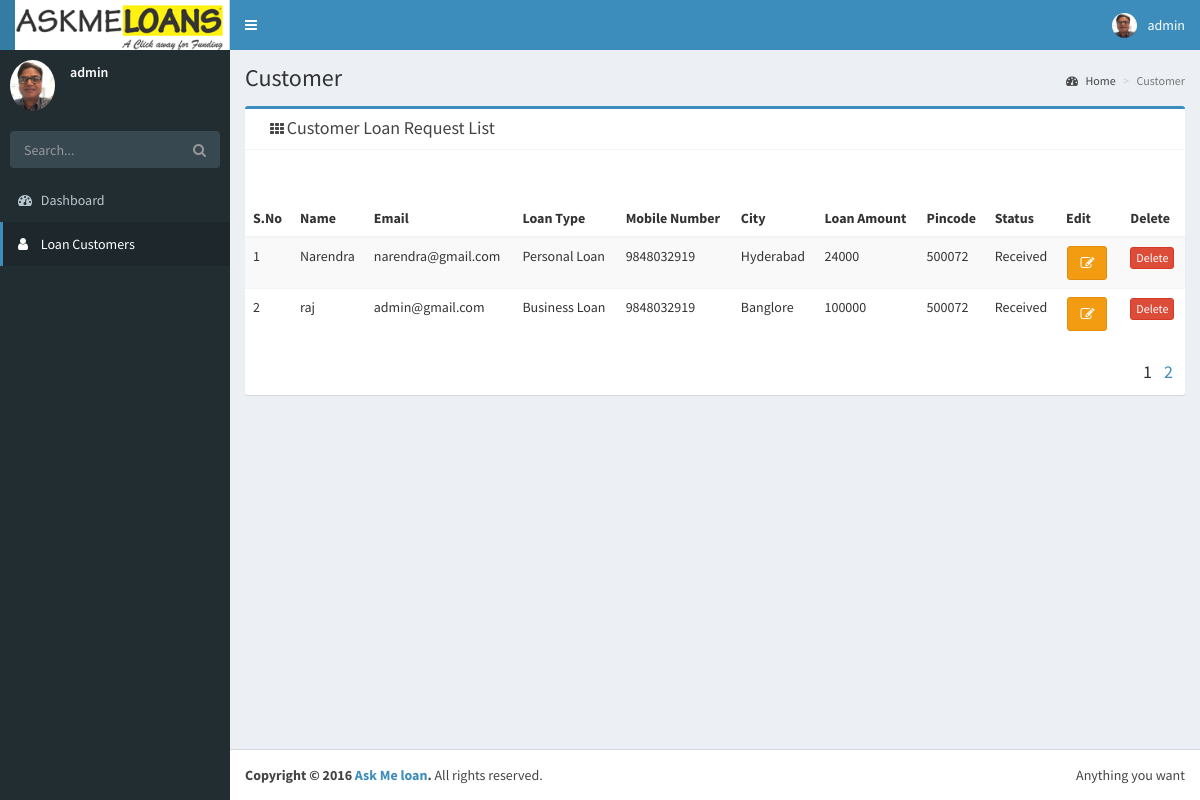
Screenshot of /Site_Admin/merchant.php (signed in) with the database file from the repository.
### tables this page shows
CREATE TABLE `loanuser` (
  `id` int(11) NOT NULL,
  `name` varchar(200) NOT NULL,
  `email` varchar(200) NOT NULL,
  `loantype` varchar(200) NOT NULL,
  `phone` varchar(200) NOT NULL,
  `city` varchar(200) NOT NULL,
  `amount` varchar(200) NOT NULL,
  `pincode` varchar(200) NOT NULL,
  `message` varchar(200) NOT NULL,
  `time` varchar(200) NOT NULL,
  `autoid` varchar(200) NOT NULL,
  `status` varchar(200) NOT NULL
);

### Site_Admin/merchant.php (the view, shortened to what this page needs)
<?php
include "header.php";
include "sidebar.php";
?>
  <div class="content-wrapper">
    <section class="content-header">
      <h1>Customer
      </h1>
      <ol class="breadcrumb">
        <li><a href="#"><i class="fa fa-dashboard"></i> Home</a></li>
        <li class="active">Customer </li>
      </ol>
    </section>
    <section class="content">
      <div class="row">
		<div class="col-md-12">
				<div class="box box-primary">
            <div class="box-header with-border">
              <div class="col-md-6">
				<i class="fa fa-th"></i>
				<h3 class="box-title">Customer Loan Request List</h3>
			  </div>
            </div>
            <div class="box-body">
			<?php
$start=0;
$limit=2;
if(isset($_GET['id']))
{
    $id=$_GET['id'];
    $start=($id-1)*$limit;
}
else{
    $id=1;
}
$query=mysql_query("select * from loanuser LIMIT $start, $limit");
?>
<ul>
				<div class="col-sm-6"></div></div><div class="row"><div class="col-sm-12"><table id="example1" class="table table-bordered table-striped dataTable" role="grid" aria-describedby="example1_info">
			<table class="table table-striped">
			<thead>
			<th>S.No</th>
			<th>Name</th>
			<th>Email</th>
			<th>Loan Type</th>
			<th>Mobile Number</th>
			<th>City</th>
			<th>Loan Amount</th>
			<th>Pincode</th>
			<th>Status</th>
			<th>Edit</th>
			<th>Delete</th>
			</thead>
			<tbody>
			<?php
$i=0;
while($result1=mysql_fetch_array($query))
{ ?>
			<tr>
			<td><?php echo ++$i; ?></td>
			<td><?php echo $result1['name']; ?></td>
			<td><?php echo $result1['email']; ?></td>
			<td><?php echo $result1['loantype']; ?></td>
			<td><?php echo $result1['phone']; ?></td>
			<td><?php echo $result1['city']; ?></td>
			<td><?php echo $result1['amount']; ?></td>
			<td><?php echo $result1['pincode']; ?></td>
			<td><?php echo $result1['status']; ?></td>
			<td align="center"><a class="btn btn-warning btn-minier" href="editloanuser.php?id=<?php echo $result1['id']; ?>" data-toggle="modal" data-id="<?php echo $row['id']; ?>"><i class="fa fa-edit"></i></a> &nbsp;</td>
			<td><a href="deleteloanuser.php?id=<?php echo $result1['id']; ?>"><button class="btn btn-danger btn-xs">Delete</button></a></td>
			</tr>
<?php } ?>
			</tbody>
			</table>
			<div id="content">
<?php
$rows=mysql_num_rows(mysql_query("select * from loanuser"));
$total=ceil($rows/$limit);
?>
<ul class='page'>
<?php
        for($i=1;$i<=$total;$i++)
        {
            if($i==$id) { echo "<li class='current'>".$i."</li>"; }
            else { echo "<li><a href='?id=".$i."'>".$i."</a></li>"; }
        }
?>
</ul>
</div>
			  <div class="col-md-7">
          </div>
        </div>
		</div>
	  </div>
    </section>
  </div>
  <footer class="main-footer">
    <div class="pull-right hidden-xs">
      Anything you want
    </div>
    <strong>Copyright &copy; 2016 <a href="#">Ask Me loan</a>.</strong> All rights reserved.
  </footer>
</div>
</body>
</html>

### Site_Admin/header.php (shortened to what this page needs)
<?php
$id=$_SESSION['id'];
?>
<!DOCTYPE html>
<html>
<head>
  <link rel="stylesheet" href="dist/bootstrap/css/bootstrap.min.css">
  <link rel="stylesheet" href="https://cdnjs.cloudflare.com/ajax/libs/font-awesome/4.5.0/css/font-awesome.min.css">
  <link rel="stylesheet" href="https://cdnjs.cloudflare.com/ajax/libs/ionicons/2.0.1/css/ionicons.min.css">
  <link rel="stylesheet" href="dist/css/Admin.css">
  <link rel="stylesheet" href="dist/css/skins/skin-blue.min.css">
</head>
<body class="hold-transition skin-blue sidebar-mini">
<div class="wrapper">
  <header class="main-header">
    <a href="home.php" class="logo">
      <span class="logo-lg"><img src="images/logo.png" width="215px;"/></span>
    </a>
    <nav class="navbar navbar-static-top" role="navigation">
      <a href="#" class="sidebar-toggle" data-toggle="offcanvas" role="button">
      </a>
      <div class="navbar-custom-menu">
        <ul class="nav navbar-nav">
          <li class="dropdown user user-menu">
            <a href="#" class="dropdown-toggle" data-toggle="dropdown">
              <img src="dist/img/admin.png" class="user-image" alt="User Image">
			  <?php
			  $result=mysql_query("select * from login where id='$id'");
			  while($row=mysql_fetch_array($result)){ ?>
              <span class="hidden-xs"><?php echo $row['name']; ?></span>
			  <?php } ?>
            </a>
          </li>
        </ul>
      </div>
    </nav>
  </header>

### Site_Admin/sidebar.php (shortened to what this page needs)
<aside class="main-sidebar">
    <section class="sidebar">
      <div class="user-panel">
        <div class="pull-left image">
          <img src="dist/img/admin.png" class="img-circle" alt="User Image">
        </div>
        <div class="pull-left info">
		 <?php
			  $result=mysql_query("select * from login where id='$id'");
			  while($row=mysql_fetch_array($result)){ ?>
          <p><?php echo $row['name']; ?></p>
			  <?php } ?>
        </div>
      </div>
      <form action="#" method="get" class="sidebar-form">
        <div class="input-group">
          <input type="text" name="q" class="form-control" placeholder="Search...">
              <span class="input-group-btn">
                <button type="submit" name="search" id="search-btn" class="btn btn-flat"><i class="fa fa-search"></i>
                </button>
              </span>
        </div>
      </form>
      <ul class="sidebar-menu">
        <li><a href="home.php"><i class="fa fa-dashboard"></i> <span>Dashboard</span></a></li>
		<li  class="active"><a href="merchant.php"><i class="fa fa-user"></i> <span>Loan Customers</span></a></li>
      </ul>
    </section>
  </aside>

### Site_Admin/merchant.php (style rules this page uses)
.page { float:right; list-style-type:none; display:inline-flex; letter-spacing:12px; font-size:18px; }

### rows the page displays
loanuser: name "Narendra", email "narendra@gmail.com", loantype "Personal Loan", phone "9848032919", city "Hyderabad", amount "24000", pincode "500072", status "Received"
loanuser: name "raj", email "admin@gmail.com", loantype "Business Loan", phone "9848032919", city "Banglore", amount "100000", pincode "500072", status "Received"

### other values shown
$row['name'] "admin"
